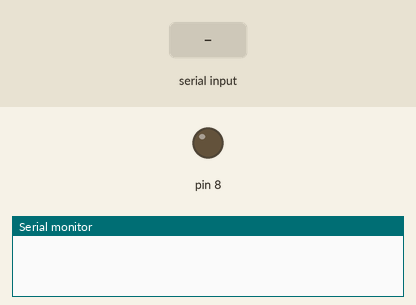
A sketch run on a simulated Arduino Uno, built with avr-gcc and run on an emulated ATmega328P. Parts: output pins drawn as LEDs (lit = HIGH), the last lines printed to the serial monitor. Inputs (shaded band) come from the test bench.

Above: at 1.2 s.
1.3 s: "A" received over the second serial link
At 2.2 s:
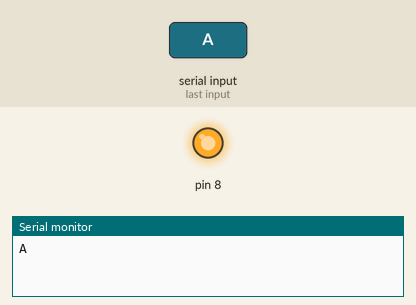
2.8 s: "B" received over the second serial link
At 3.3 s:
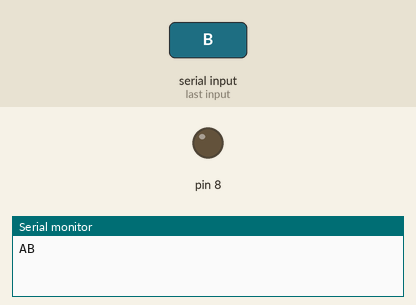
Timing chart, 0 to 5.8 s (numbered marks = the images above; inputs shaded):
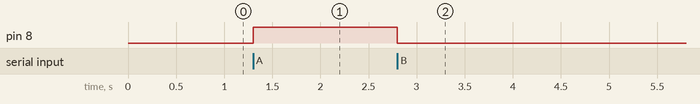

The sketch:

main.ino
```cpp
#include <SoftwareSerial.h>
SoftwareSerial HM10(0, 1);
char appData;
String inData = "";

void setup()
{
  Serial.begin(9600);
  HM10.begin(9600);
  pinMode(8, OUTPUT);
}

void loop()
{
  HM10.listen();
  while (HM10.available() > 0) {
    appData = HM10.read();
    inData = String(appData);
    //Serial.print(appData);
    Serial.write(appData);
  }
  if (Serial.available()) {
    delay(10);
    HM10.write(Serial.read());
  }
  if ( inData == "A") {
    //Serial.println("LAMP ON");
    digitalWrite(8, HIGH);
    delay(100);
  }
  if ( inData == "B") {
    //Serial.println("LAMP OFF");
    digitalWrite(8, LOW);
    delay(100);
  }
}
```

Measured:
- after the input at 1.3 s, pin 8: LOW → HIGH at once
- after the input at 2.8 s, pin 8: HIGH → LOW at once
